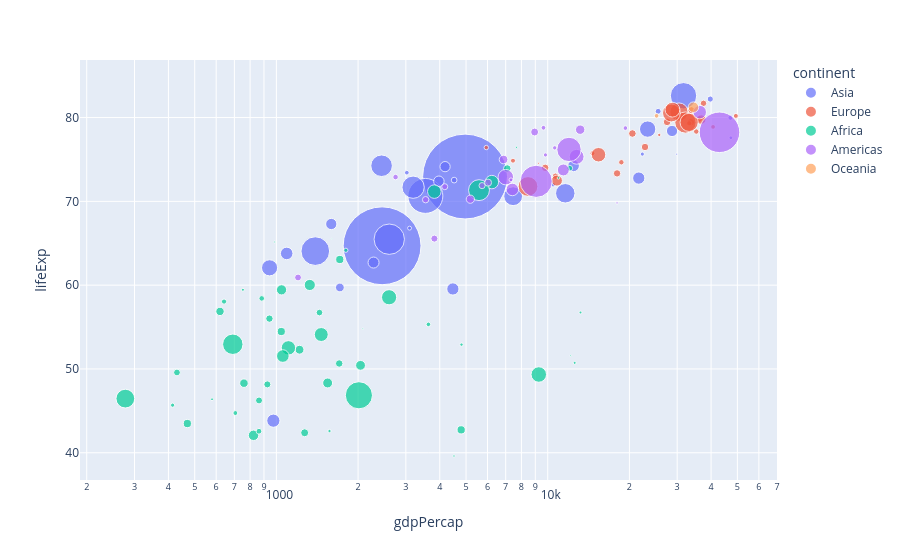

Notebook code for this chart:
### Markdown cell above
# customize hover information

### Code cell
df_2007 = px.data.gapminder().query("year == 2007")

fig = px.scatter(df_2007, x="gdpPercap", 
                 y="lifeExp", 
                 size="pop", 
                 color="continent",
                 hover_name="country", 
                 log_x=True, 
                 size_max=60,
                 animation_frame="year", 
                 animation_group="country")

fig.show()

### Figure 1 — Plotly figure (JSON) as saved in the notebook; plotly's stock layout.template omitted (floating-point values rounded to 4 significant figures)
{"data": [{"hovertemplate": "<b>%{hovertext}</b><br><br>continent=Asia<br>year=2007<br>gdpPercap=%{x}<br>lifeExp=%{y}<br>pop=%{marker.size}<extra></extra>", "hovertext": ["Afghanistan", "Bahrain", "Bangladesh", "Cambodia", "China", "Hong Kong, China", "India", "Indonesia", "Iran", "Iraq", "Israel", "Japan", "Jordan", "Korea, Dem. Rep.", "Korea, Rep.", "Kuwait", "Lebanon", "Malaysia", "Mongolia", "Myanmar", "Nepal", "Oman", "Pakistan", "Philippines", "Saudi Arabia", "Singapore", "Sri Lanka", "Syria", "Taiwan", "Thailand", "Vietnam", "West Bank and Gaza", "Yemen, Rep."], "ids": ["Afghanistan", "Bahrain", "Bangladesh", "Cambodia", "China", "Hong Kong, China", "India", "Indonesia", "Iran", "Iraq", "Israel", "Japan", "Jordan", "Korea, Dem. Rep.", "Korea, Rep.", "Kuwait", "Lebanon", "Malaysia", "Mongolia", "Myanmar", "Nepal", "Oman", "Pakistan", "Philippines", "Saudi Arabia", "Singapore", "Sri Lanka", "Syria", "Taiwan", "Thailand", "Vietnam", "West Bank and Gaza", "Yemen, Rep."], "legendgroup": "Asia", "marker": {"color": "#636efa", "size": [31889923, 708573, 150448339, 14131858, 1318683096, 6980412, 1110396331, 223547000, 69453570, 27499638, 6426679, 127467972, 6053193, 23301725, 49044790, 2505559, 3921278, 24821286, 2874127, 47761980, 28901790, 3204897, 169270617, 91077287, 27601038, 4553009, 20378239, 19314747, 23174294, 65068149, 85262356, 4018332, 22211743], "sizemode": "area", "sizeref": 366300.0, "symbol": "circle"}, "mode": "markers", "name": "Asia", "orientation": "v", "showlegend": true, "type": "scatter", "x": [974.6, 29800.0, 1391.0, 1714.0, 4959.0, 39720.0, 2452.0, 3541.0, 11610.0, 4471.0, 25520.0, 31660.0, 4519.0, 1593.0, 23350.0, 47310.0, 10460.0, 12450.0, 3096.0, 944.0, 1091.0, 22320.0, 2606.0, 3190.0, 21650.0, 47140.0, 3970.0, 4185.0, 28720.0, 7458.0, 2442.0, 3025.0, 2281.0], "xaxis": "x", "y": [43.83, 75.64, 64.06, 59.72, 72.96, 82.21, 64.7, 70.65, 70.96, 59.55, 80.75, 82.6, 72.53, 67.3, 78.62, 77.59, 71.99, 74.24, 66.8, 62.07, 63.78, 75.64, 65.48, 71.69, 72.78, 79.97, 72.4, 74.14, 78.4, 70.62, 74.25, 73.42, 62.7], "yaxis": "y"}, {"hovertemplate": "<b>%{hovertext}</b><br><br>continent=Europe<br>year=2007<br>gdpPercap=%{x}<br>lifeExp=%{y}<br>pop=%{marker.size}<extra></extra>", "hovertext": ["Albania", "Austria", "Belgium", "Bosnia and Herzegovina", "Bulgaria", "Croatia", "Czech Republic", "Denmark", "Finland", "France", "Germany", "Greece", "Hungary", "Iceland", "Ireland", "Italy", "Montenegro", "Netherlands", "Norway", "Poland", "Portugal", "Romania", "Serbia", "Slovak Republic", "Slovenia", "Spain", "Sweden", "Switzerland", "Turkey", "United Kingdom"], "ids": ["Albania", "Austria", "Belgium", "Bosnia and Herzegovina", "Bulgaria", "Croatia", "Czech Republic", "Denmark", "Finland", "France", "Germany", "Greece", "Hungary", "Iceland", "Ireland", "Italy", "Montenegro", "Netherlands", "Norway", "Poland", "Portugal", "Romania", "Serbia", "Slovak Republic", "Slovenia", "Spain", "Sweden", "Switzerland", "Turkey", "United Kingdom"], "legendgroup": "Europe", "marker": {"color": "#EF553B", "size": [3600523, 8199783, 10392226, 4552198, 7322858, 4493312, 10228744, 5468120, 5238460, 61083916, 82400996, 10706290, 9956108, 301931, 4109086, 58147733, 684736, 16570613, 4627926, 38518241, 10642836, 22276056, 10150265, 5447502, 2009245, 40448191, 9031088, 7554661, 71158647, 60776238], "sizemode": "area", "sizeref": 366300.0, "symbol": "circle"}, "mode": "markers", "name": "Europe", "orientation": "v", "showlegend": true, "type": "scatter", "x": [5937.0, 36130.0, 33690.0, 7446.0, 10680.0, 14620.0, 22830.0, 35280.0, 33210.0, 30470.0, 32170.0, 27540.0, 18010.0, 36180.0, 40680.0, 28570.0, 9254.0, 36800.0, 49360.0, 15390.0, 20510.0, 10810.0, 9787.0, 18680.0, 25770.0, 28820.0, 33860.0, 37510.0, 8458.0, 33200.0], "xaxis": "x", "y": [76.42, 79.83, 79.44, 74.85, 73.0, 75.75, 76.49, 78.33, 79.31, 80.66, 79.41, 79.48, 73.34, 81.76, 78.89, 80.55, 74.54, 79.76, 80.2, 75.56, 78.1, 72.48, 74.0, 74.66, 77.93, 80.94, 80.88, 81.7, 71.78, 79.42], "yaxis": "y"}, {"hovertemplate": "<b>%{hovertext}</b><br><br>continent=Africa<br>year=2007<br>gdpPercap=%{x}<br>lifeExp=%{y}<br>pop=%{marker.size}<extra></extra>", "hovertext": ["Algeria", "Angola", "Benin", "Botswana", "Burkina Faso", "Burundi", "Cameroon", "Central African Republic", "Chad", "Comoros", "Congo, Dem. Rep.", "Congo, Rep.", "Cote d'Ivoire", "Djibouti", "Egypt", "Equatorial Guinea", "Eritrea", "Ethiopia", "Gabon", "Gambia", "Ghana", "Guinea", "Guinea-Bissau", "Kenya", "Lesotho", "Liberia", "Libya", "Madagascar", "Malawi", "Mali", "Mauritania", "Mauritius", "Morocco", "Mozambique", "Namibia", "Niger", "Nigeria", "Reunion", "Rwanda", "Sao Tome and Principe", "Senegal", "Sierra Leone", "Somalia", "South Africa", "Sudan", "Swaziland", "Tanzania", "Togo", "Tunisia", "Uganda", "Zambia", "Zimbabwe"], "ids": ["Algeria", "Angola", "Benin", "Botswana", "Burkina Faso", "Burundi", "Cameroon", "Central African Republic", "Chad", "Comoros", "Congo, Dem. Rep.", "Congo, Rep.", "Cote d'Ivoire", "Djibouti", "Egypt", "Equatorial Guinea", "Eritrea", "Ethiopia", "Gabon", "Gambia", "Ghana", "Guinea", "Guinea-Bissau", "Kenya", "Lesotho", "Liberia", "Libya", "Madagascar", "Malawi", "Mali", "Mauritania", "Mauritius", "Morocco", "Mozambique", "Namibia", "Niger", "Nigeria", "Reunion", "Rwanda", "Sao Tome and Principe", "Senegal", "Sierra Leone", "Somalia", "South Africa", "Sudan", "Swaziland", "Tanzania", "Togo", "Tunisia", "Uganda", "Zambia", "Zimbabwe"], "legendgroup": "Africa", "marker": {"color": "#00cc96", "size": [33333216, 12420476, 8078314, 1639131, 14326203, 8390505, 17696293, 4369038, 10238807, 710960, 64606759, 3800610, 18013409, 496374, 80264543, 551201, 4906585, 76511887, 1454867, 1688359, 22873338, 9947814, 1472041, 35610177, 2012649, 3193942, 6036914, 19167654, 13327079, 12031795, 3270065, 1250882, 33757175, 19951656, 2055080, 12894865, 135031164, 798094, 8860588, 199579, 12267493, 6144562, 9118773, 43997828, 42292929, 1133066, 38139640, 5701579, 10276158, 29170398, 11746035, 12311143], "sizemode": "area", "sizeref": 366300.0, "symbol": "circle"}, "mode": "markers", "name": "Africa", "orientation": "v", "showlegend": true, "type": "scatter", "x": [6223.0, 4797.0, 1441.0, 12570.0, 1217.0, 430.1, 2042.0, 706.0, 1704.0, 986.1, 277.6, 3633.0, 1545.0, 2082.0, 5581.0, 12150.0, 641.4, 690.8, 13210.0, 752.7, 1328.0, 942.7, 579.2, 1463.0, 1569.0, 414.5, 12060.0, 1045.0, 759.3, 1043.0, 1803.0, 10960.0, 3820.0, 823.7, 4811.0, 619.7, 2014.0, 7670.0, 863.1, 1598.0, 1712.0, 862.5, 926.1, 9270.0, 2602.0, 4513.0, 1107.0, 883.0, 7093.0, 1056.0, 1271.0, 469.7], "xaxis": "x", "y": [72.3, 42.73, 56.73, 50.73, 52.3, 49.58, 50.43, 44.74, 50.65, 65.15, 46.46, 55.32, 48.33, 54.79, 71.34, 51.58, 58.04, 52.95, 56.73, 59.45, 60.02, 56.01, 46.39, 54.11, 42.59, 45.68, 73.95, 59.44, 48.3, 54.47, 64.16, 72.8, 71.16, 42.08, 52.91, 56.87, 46.86, 76.44, 46.24, 65.53, 63.06, 42.57, 48.16, 49.34, 58.56, 39.61, 52.52, 58.42, 73.92, 51.54, 42.38, 43.49], "yaxis": "y"}, {"hovertemplate": "<b>%{hovertext}</b><br><br>continent=Americas<br>year=2007<br>gdpPercap=%{x}<br>lifeExp=%{y}<br>pop=%{marker.size}<extra></extra>", "hovertext": ["Argentina", "Bolivia", "Brazil", "Canada", "Chile", "Colombia", "Costa Rica", "Cuba", "Dominican Republic", "Ecuador", "El Salvador", "Guatemala", "Haiti", "Honduras", "Jamaica", "Mexico", "Nicaragua", "Panama", "Paraguay", "Peru", "Puerto Rico", "Trinidad and Tobago", "United States", "Uruguay", "Venezuela"], "ids": ["Argentina", "Bolivia", "Brazil", "Canada", "Chile", "Colombia", "Costa Rica", "Cuba", "Dominican Republic", "Ecuador", "El Salvador", "Guatemala", "Haiti", "Honduras", "Jamaica", "Mexico", "Nicaragua", "Panama", "Paraguay", "Peru", "Puerto Rico", "Trinidad and Tobago", "United States", "Uruguay", "Venezuela"], "legendgroup": "Americas", "marker": {"color": "#ab63fa", "size": [40301927, 9119152, 190010647, 33390141, 16284741, 44227550, 4133884, 11416987, 9319622, 13755680, 6939688, 12572928, 8502814, 7483763, 2780132, 108700891, 5675356, 3242173, 6667147, 28674757, 3942491, 1056608, 301139947, 3447496, 26084662], "sizemode": "area", "sizeref": 366300.0, "symbol": "circle"}, "mode": "markers", "name": "Americas", "orientation": "v", "showlegend": true, "type": "scatter", "x": [12780.0, 3822.0, 9066.0, 36320.0, 13170.0, 7007.0, 9645.0, 8948.0, 6025.0, 6873.0, 5728.0, 5186.0, 1202.0, 3548.0, 7321.0, 11980.0, 2749.0, 9809.0, 4173.0, 7409.0, 19330.0, 18010.0, 42950.0, 10610.0, 11420.0], "xaxis": "x", "y": [75.32, 65.55, 72.39, 80.65, 78.55, 72.89, 78.78, 78.27, 72.23, 74.99, 71.88, 70.26, 60.92, 70.2, 72.57, 76.19, 72.9, 75.54, 71.75, 71.42, 78.75, 69.82, 78.24, 76.38, 73.75], "yaxis": "y"}, {"hovertemplate": "<b>%{hovertext}</b><br><br>continent=Oceania<br>year=2007<br>gdpPercap=%{x}<br>lifeExp=%{y}<br>pop=%{marker.size}<extra></extra>", "hovertext": ["Australia", "New Zealand"], "ids": ["Australia", "New Zealand"], "legendgroup": "Oceania", "marker": {"color": "#FFA15A", "size": [20434176, 4115771], "sizemode": "area", "sizeref": 366300.0, "symbol": "circle"}, "mode": "markers", "name": "Oceania", "orientation": "v", "showlegend": true, "type": "scatter", "x": [34440.0, 25190.0], "xaxis": "x", "y": [81.23, 80.2], "yaxis": "y"}], "layout": {"legend": {"itemsizing": "constant", "title": {"text": "continent"}, "tracegroupgap": 0}, "margin": {"t": 60}, "xaxis": {"anchor": "y", "domain": [0, 1], "title": {"text": "gdpPercap"}, "type": "log"}, "yaxis": {"anchor": "x", "domain": [0, 1], "title": {"text": "lifeExp"}}}}
